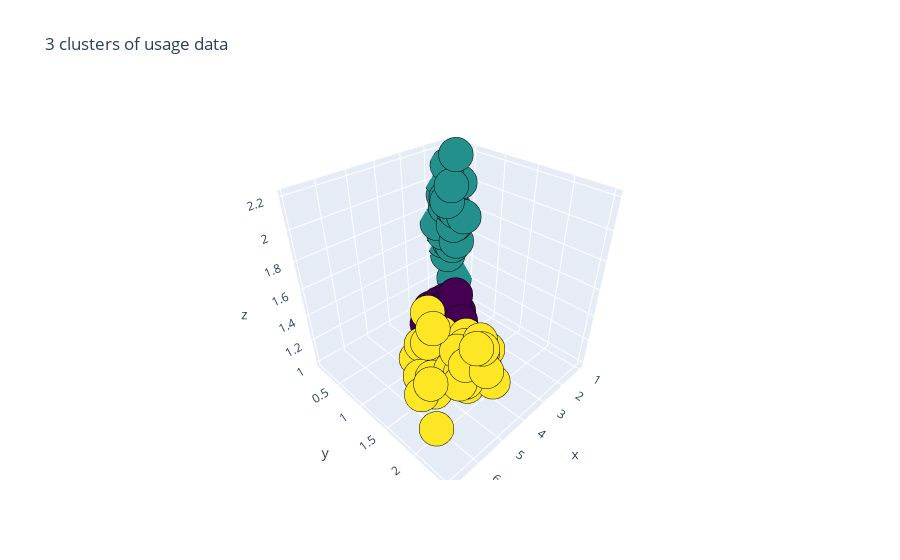

Source (notebook cell):
### Code cell
data1 = go.Scatter3d(
    x=usage_df['8am_2pm'],
    y=usage_df['9pm_12am'],
    z=usage_df['12am_8am'],
    mode='markers',
    marker=dict(
        size=12,
        color=kmeans_3_clusters.labels_,
        colorscale="Viridis",
        opacity=1,
        line=dict(
            width=0.5,
            color = 'black'
        ),
    ),
)
        

layout = dict(title = '3 clusters of usage data')

fig = {
    'data': [data1],
    'layout': layout
}
plotly.offline.iplot(fig, filename='shapes-circle')

### Figure 1 — Plotly figure (JSON) as saved in the notebook; plotly's stock layout.template omitted (floating-point values rounded to 4 significant figures; data arrays with more than 128 entries replaced by an {"elided": "..."} marker saying what was removed)
{"data": [{"marker": {"color": {"elided": "140 int values"}, "colorscale": [[0, "#440154"], [0.1111, "#482878"], [0.2222, "#3e4989"], [0.3333, "#31688e"], [0.4444, "#26828e"], [0.5556, "#1f9e89"], [0.6667, "#35b779"], [0.7778, "#6ece58"], [0.8889, "#b5de2b"], [1, "#fde725"]], "line": {"color": "black", "width": 0.5}, "opacity": 1, "size": 12}, "mode": "markers", "type": "scatter3d", "x": {"elided": "140 float values"}, "y": {"elided": "140 float values"}, "z": {"elided": "140 float values"}}], "layout": {"title": {"text": "3 clusters of usage data"}}}
